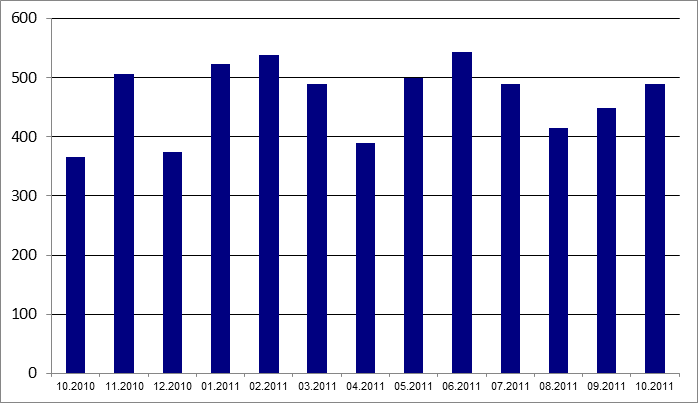
#> input picture RecognApp/image.png, 698 x 403 px
$ python -i sample_color_recogn.py   (imports and definitions only)
#> lines starting #> are read from the running program, lines starting #| are printed output that depends on the picture; after the words box and inside, x2 and y2 are one past the last pixel; in counts of white or black regions, pixels touching at a corner belong together
#libraries
from sklearn.cluster import KMeans
import matplotlib.pyplot as plt
import argparse
import cv2
import numpy as np
import math
import column
from collections import namedtuple
import random
import sys

def centroid_histogram(clt):
    numLabels = np.arange(0, len(np.unique(clt.labels_)) + 1)
    (hist, _) = np.histogram(clt.labels_, bins = numLabels)
    hist = hist.astype("float")
    hist /= hist.sum()
    return hist

def plot_colors(hist, centroids):
    bar = np.zeros((50, 300, 3), dtype = "uint8")
    startX = 0
    for (percent, color) in zip(hist, centroids):
        endX = startX + (percent * 300)
        cv2.rectangle(bar, (int(startX), 0), (int(endX), 50),
            color.astype("uint8").tolist(), -1)
        startX = endX
    return bar


#функция проверки того, что текцщий цвет является цветом прямоугольников
#в конце мы получаем массив контуров(не цельный), кусочков нужных нам контуров прямоугольников
def rectangle_check(cluster, img):
    boarder = [[[]]]
    max_y = 0
    for i in range(0, 10):
        color = cluster[i]
        R = int(color[0])
        G = int(color[1])
        B = int(color[2])
        if (R > 250 and G > 250 and B > 250):#фильтрация цвета фона
            continue
        low = (R - 10, G - 10, B - 10)
        high = (R + 10, G + 10, B + 10)
        new_picture = cv2.inRange(img, low, high)
        #нахождение всевозможных контуров
        contours, hierarchy = cv2.findContours(new_picture.copy(), cv2.RETR_TREE, cv2.CHAIN_APPROX_SIMPLE)
        for cnt in contours:
            rect = cv2.minAreaRect(cnt)#вписываем минимальный прямоугольник
            box = cv2.boxPoints(rect)
            box = np.int0(box)
            #вычисляем площадь и угол наклона прямоугольника
            area = int(rect[1][0]*rect[1][1])
            edge1 = np.int0((box[1][0] - box[0][0],box[1][1] - box[0][1]))
            edge2 = np.int0((box[2][0] - box[1][0], box[2][1] - box[1][1]))
            usedEdge = edge1
            if cv2.norm(edge2) > cv2.norm(edge1):
                usedEdge = edge2
            reference = (1, 0)
            a = reference[0]*usedEdge[0] + reference[1]*usedEdge[1]
            b = cv2.norm(reference) * cv2.norm(usedEdge)
            angle = 180.0/math.pi * math.acos(a / b)
            #отбрасываем прямоугольники стоящие под кглом к осям, а так же слишком маленькие которые являются точками,
            #или же слишком большие(например сам прямоугольник картинки)
            if area > 1000 and area < 100000 and (angle == 90.0 or angle == 180.0 or angle == 0.0):
                boarder.append(box)
                if (max(box[0][1], max(box[1][1], max(box[2][1], box[3][1]))) > max_y):
                    max_y =  max(box[0][1], max(box[1][1], max(box[2][1], box[3][1])))
    boarder.remove([[]])
    return boarder, max_y

#функция разделения boarder на два подмассива, в 1 прямоугольники основание которых нижняя ось(column), в boarder остальные
def divided_rectangle(boarder, max_y):
    column = [[[]]]
    for i in range(len(boarder)):
        cur = boarder[i]
        if (abs(max(cur[0][1], max(cur[1][1], max(cur[2][1], cur[3][1]))) - max_y) > 2):
            column.append(cur)
            boarder[i] = [[]]
    column.remove([[]])
    return boarder, column

#склеивание прямоугольников
def merge_rectangle(boarder, column, max_y):
    for i in range(len(boarder)):
        cur_b = boarder[i]
        if(cur_b != [[]]):
            for j in range(len(column)):
                cur_c = column[j]
                if (cur_c != [[]]):
                    #здесь происходит следующее: надо из 2 прямоугольников сделать 1,
                    #т.е. взять самый левый нижний край ,самый правый нижний край(аналогично с верхними краями) из двухз прямоугольников
                    #т.к. кординаты не отсортированы по порядку, а сортировать долго лучше сделать так
                    min_x_boarder = min(cur_b[0][0], min(cur_b[1][0], min(cur_b[2][0], cur_b[3][0])))
                    min_x_column = min(cur_c[0][0], min(cur_c[1][0], min(cur_c[2][0], cur_c[3][0])))
                    max_x_boarder = max(cur_b[0][0], max(cur_b[1][0], max(cur_b[2][0], cur_b[3][0])))
                    min_y_boarder = min(cur_b[0][1], min(cur_b[1][1], min(cur_b[2][1], cur_b[3][1])))
                    min_y_column = min(cur_c[0][1], min(cur_c[1][1], min(cur_c[2][1], cur_c[3][1])))
                    if (abs(min_x_column - min_x_boarder) < 2):
                        boarder[i][0][0] = min_x_boarder
                        boarder[i][1][0] = max_x_boarder
                        boarder[i][2][0] = max_x_boarder
                        boarder[i][3][0] = min_x_boarder
                        boarder[i][0][1] = max_y
                        boarder[i][1][1] = max_y
                        boarder[i][2][1] = min(min_y_boarder, min_y_column)
                        boarder[i][3][1] = min(min_y_boarder, min_y_column)
                        column[j] = [[]]
    return boarder


def recogn_column(diagram_image, num_clasters = 10):
    cv2.imshow('diagram_image', diagram_image)
    diagram_image = cv2.cvtColor(diagram_image, cv2.COLOR_BGR2RGB)
    img = diagram_image
    img = img.reshape((img.shape[0] * img.shape[1], 3))
    clt = KMeans(num_clasters)
    clt.fit(img)
    hist = centroid_histogram(clt)
    bar = plot_colors(hist, clt.cluster_centers_)
    # выделяем цвета в отдельный массив
    cluster = np.zeros((10, 3), dtype=int)
    l = 0
    for i in bar[-1]:
        if (cluster[np.max(l - 1, 0)][0] != i[0]):
            cluster[l] = i
            l += 1
    boarder, max_y = rectangle_check(cluster, diagram_image)
    boarder, column = divided_rectangle(boarder, max_y)
    boarder = merge_rectangle(boarder, column, max_y)
    #возвращение границ исходных столбиков
    return boarder

>>> import cv2
>>> picture = cv2.imread('../RecognApp/image.png')
#> picture is the input picture: shape (403, 698, 3); mean B, G, R 218.1, 186.4, 186.4
>>> result = recogn_column(picture)
#> after the loop in plot_colors, `for (percent, color) in zip(hist, centroids):`:
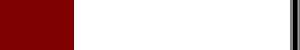
#> bar: shape (50, 300, 3); mean of channels 0, 1, 2 185.4, 185.4, 216.7; drawn as B, G, R
#> after the loop in recogn_column, `for i in bar[-1]:`: cluster = [[254, 254, 254], [133, 133, 133], [0, 0, 0], [78, 78, 78], [162, 162, 162], [113, 113, 113], [0, 0, 0], [0, 0, 0], [0, 0, 0], [0, 0, 0]]; l = 6
#> the loop in rectangle_check, `for i in range(0, 10):` made 10 passes
#> (R, G, B, low, high, contours) on passes 3 to 10: (0, 0, 0, (-10, -10, -10), (10, 10, 10), 230 contours, all with area under 20), (78, 78, 78, (68, 68, 68), (88, 88, 88), 159 contours, all with area under 20), (162, 162, 162, (152, 152, 152), (172, 172, 172), 214 contours, all with area under 20), (113, 113, 113, (103, 103, 103), (123, 123, 123), 79 contours, all with area under 20), (0, 0, 0, (-10, -10, -10), (10, 10, 10), 230 contours, all with area under 20), (0, 0, 0, (-10, -10, -10), (10, 10, 10), 230 contours, all with area under 20), (0, 0, 0, (-10, -10, -10), (10, 10, 10), 230 contours, all with area under 20), (0, 0, 0, (-10, -10, -10), (10, 10, 10), 230 contours, all with area under 20)
#> pass 2, in rectangle_check, `new_picture = cv2.inRange(img, low, high)`:
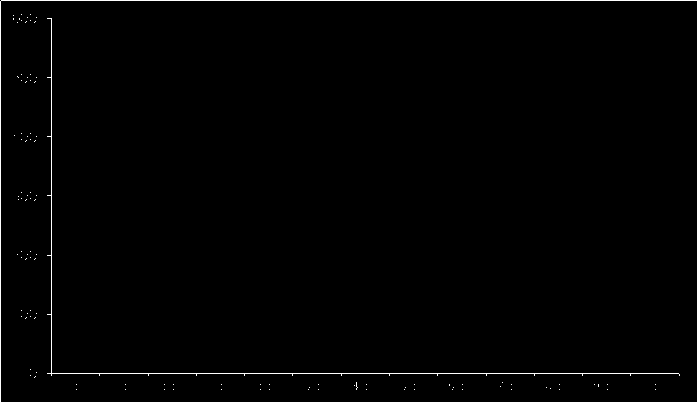
#> new_picture: shape (403, 698); 1.2% white in thin lines or dots
#> pass 3, in rectangle_check, `new_picture = cv2.inRange(img, low, high)`:
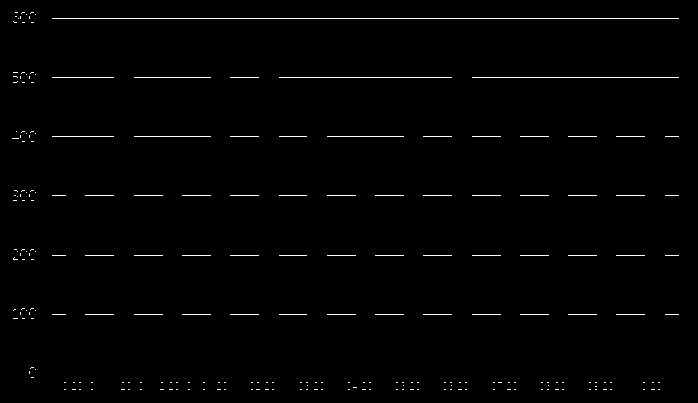
#> new_picture: shape (403, 698); 1.1% white in thin lines or dots, all inside (x1, y1, x2, y2) = (12, 12, 679, 390)
#> after the loop in rectangle_check, `for i in range(0, 10):`: boarder = [[[]]]; max_y = 0
#> in recogn_column, `boarder, max_y = rectangle_check(cluster, diagram_image)`: boarder = []; max_y = 0
#> after the loop in divided_rectangle, `for i in range(len(boarder)):`: boarder = []; column = [[[]]]
#> in recogn_column, `boarder, column = divided_rectangle(boarder, max_y)`: column = []
#> result = []
